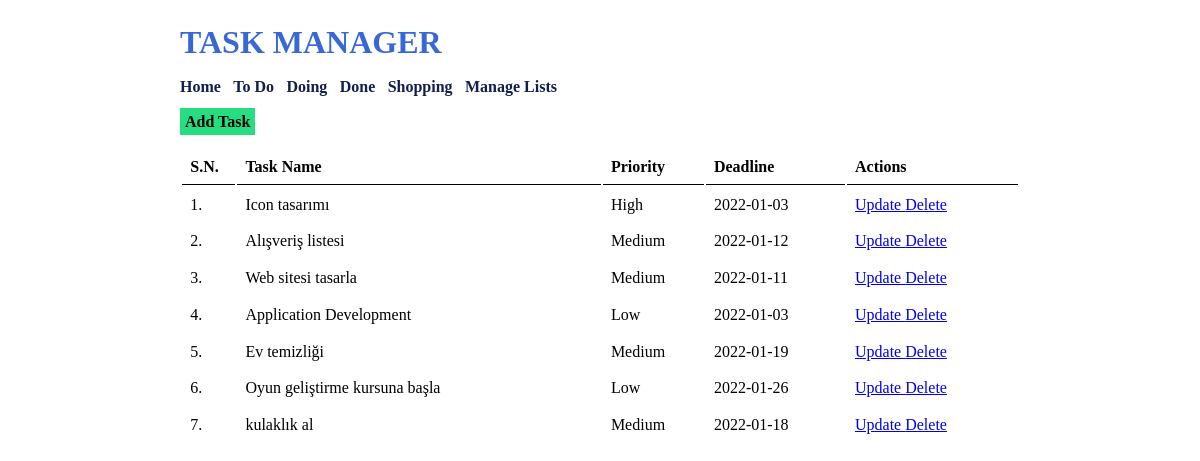
The page / on the database its author committed.
### tables this page shows
CREATE TABLE `tbl_lists` (
  `list_id` int(10) UNSIGNED NOT NULL,
  `list_name` varchar(50) NOT NULL,
  `list_description` varchar(150) DEFAULT NULL
);

CREATE TABLE `tbl_tasks` (
  `task_id` int(10) UNSIGNED NOT NULL,
  `task_name` varchar(150) NOT NULL,
  `task_description` text NOT NULL,
  `list_id` int(11) NOT NULL,
  `priority` varchar(10) NOT NULL,
  `deadline` date NOT NULL
);

### index.php (the view, shortened to what this page needs)
<html>
    <head>
        <link rel="stylesheet" href="<?php echo SITEURL; ?>css/style.css" />
    </head>
    <body>
    <div class="wrapper">
    <h1>TASK MANAGER</h1>
    <div class="menu">
        <a href="<?php echo SITEURL; ?>">Home</a>
        <?php
            $conn2 = mysqli_connect(LOCALHOST, DB_USERNAME, DB_PASSWORD) or die(mysqli_error());
            $sql2 = "SELECT * FROM tbl_lists";
            $res2 = mysqli_query($conn2, $sql2);
            if($res2==true)
            {
                while($row2=mysqli_fetch_assoc($res2))
                {
                    $list_id = $row2['list_id'];
                    $list_name = $row2['list_name'];
                    ?>
                    <a href="<?php echo SITEURL; ?>list-task.php?list_id=<?php echo $list_id; ?>"><?php echo $list_name; ?></a>
                    <?php
                }
            }
        ?>
        <a href="<?php echo SITEURL; ?>manage-list.php">Manage Lists</a>
    </div>
    <div class="all-tasks">
        <a class="btn-primary" href="<?php SITEURL; ?>add-task.php">Add Task</a>
        <table class="tbl-full">
            <tr>
                <th>S.N.</th>
                <th>Task Name</th>
                <th>Priority</th>
                <th>Deadline</th>
                <th>Actions</th>
            </tr>
            <?php
                $conn = mysqli_connect(LOCALHOST, DB_USERNAME, DB_PASSWORD) or die(mysqli_error());
                $sql = "SELECT * FROM tbl_tasks";
                $res = mysqli_query($conn, $sql);
                if($res==true)
                {
                    $count_rows = mysqli_num_rows($res);
                    $sn=1;
                    if($count_rows>0)
                    {
                        while($row=mysqli_fetch_assoc($res))
                        {
                            $task_id = $row['task_id'];
                            $task_name = $row['task_name'];
                            $priority = $row['priority'];
                            $deadline = $row['deadline'];
                            ?>
                            <tr>
                                <td><?php echo $sn++; ?>. </td>
                                <td><?php echo $task_name; ?></td>
                                <td><?php echo $priority; ?></td>
                                <td><?php echo $deadline; ?></td>
                                <td>
                                    <a href="<?php echo SITEURL; ?>update-task.php?task_id=<?php echo $task_id; ?>">Update </a>
                                    <a href="<?php echo SITEURL; ?>delete-task.php?task_id=<?php echo $task_id; ?>">Delete</a>
                                </td>
                            </tr>
                            <?php
                        }
                    }
                    else
                    {
                        ?>
                        <tr>
                            <td colspan="5">No Task Added Yet.</td>
                        </tr>
                        <?php
                    }
                }
            ?>
        </table>
    </div>
    </div>
    </body>
</html>

### css/style.css (style rules this page uses)
* { margin: 0; padding: 0; font-family: verdana; }
.wrapper { width: 70%; margin: 0 auto; padding: 2%; }
h1 { color: #3867d6; margin-bottom: 2%; }
.menu { margin-bottom: 2%; }
.menu a { font-weight: bold; margin-right: 1%; color: rgb(19, 30, 77); text-decoration: none; }
.btn-primary { background-color: #26de81; padding: 5px; font-weight: bold; text-decoration: none; color: black; }
.tbl-full { width: 100%; }
table tr th { text-align: left; border-bottom: 1px solid black; padding: 1%; padding-top: 3%; }
table tr td { padding: 1%; }

### rows shown on the page
tbl_lists: list_name "To Do"
tbl_lists: list_name "Doing"
tbl_lists: list_name "Done"
tbl_lists: list_name "Shopping"
tbl_tasks: task_name "Icon tasarımı", priority "High", deadline "2022-01-03"
tbl_tasks: task_name "Alışveriş listesi", priority "Medium", deadline "2022-01-12"
tbl_tasks: task_name "Web sitesi tasarla", priority "Medium", deadline "2022-01-11"
tbl_tasks: task_name "Application Development", priority "Low", deadline "2022-01-03"
tbl_tasks: task_name "Ev temizliği", priority "Medium", deadline "2022-01-19"
tbl_tasks: task_name "Oyun geliştirme kursuna başla", priority "Low", deadline "2022-01-26"
tbl_tasks: task_name "kulaklık al", priority "Medium", deadline "2022-01-18"
